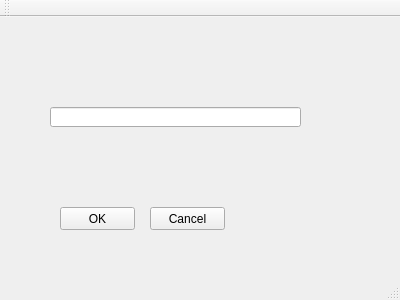
<?xml version="1.0" encoding="UTF-8"?>
<ui version="4.0">
 <class>MainWindow</class>
 <widget class="QMainWindow" name="MainWindow">
  <property name="geometry">
   <rect>
    <x>0</x>
    <y>0</y>
    <width>400</width>
    <height>300</height>
   </rect>
  </property>
  <property name="windowTitle">
   <string>MainWindow</string>
  </property>
  <widget class="QWidget" name="centralWidget">
   <widget class="QPushButton" name="pushButton">
    <property name="geometry">
     <rect>
      <x>60</x>
      <y>190</y>
      <width>75</width>
      <height>23</height>
     </rect>
    </property>
    <property name="text">
     <string>OK</string>
    </property>
   </widget>
   <widget class="QPushButton" name="pushButton_2">
    <property name="geometry">
     <rect>
      <x>150</x>
      <y>190</y>
      <width>75</width>
      <height>23</height>
     </rect>
    </property>
    <property name="text">
     <string>Cancel</string>
    </property>
   </widget>
   <widget class="QLineEdit" name="lineEdit">
    <property name="geometry">
     <rect>
      <x>50</x>
      <y>90</y>
      <width>251</width>
      <height>20</height>
     </rect>
    </property>
   </widget>
  </widget>
  <widget class="QMenuBar" name="menuBar">
   <property name="geometry">
    <rect>
     <x>0</x>
     <y>0</y>
     <width>400</width>
     <height>21</height>
    </rect>
   </property>
  </widget>
  <widget class="QToolBar" name="mainToolBar">
   <attribute name="toolBarArea">
    <enum>TopToolBarArea</enum>
   </attribute>
   <attribute name="toolBarBreak">
    <bool>false</bool>
   </attribute>
  </widget>
  <widget class="QStatusBar" name="statusBar"/>
 </widget>
 <layoutdefault spacing="6" margin="11"/>
 <resources/>
 <connections/>
</ui>
